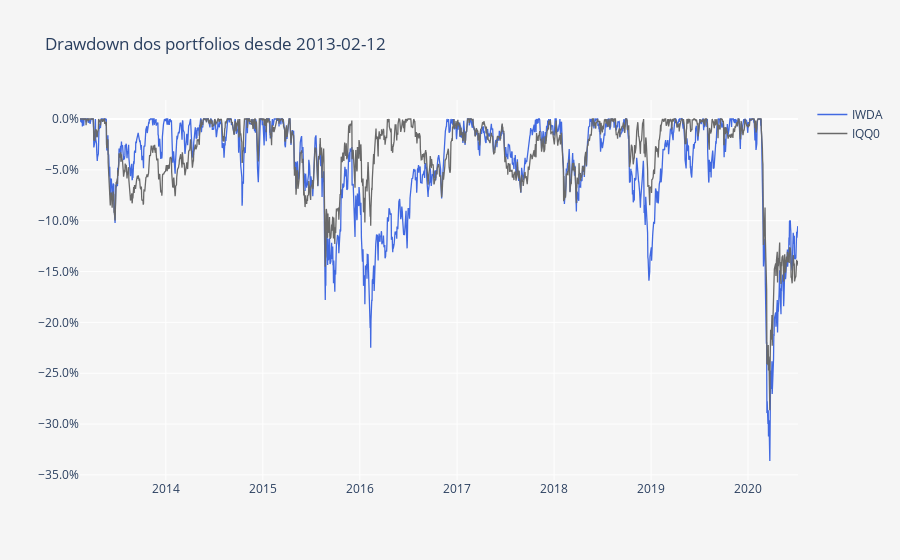

The notebook cell this image was saved under:
### Markdown cell above
O gráfico acima apresenta a linha de performance de ambos os ETFs. Em baixo podemos ver um pequeno gráfico do diferencial absoluto entre ambos e nos apercebermos facilmente das diferentes performances ao longo do tempo. Podemos observar uma overperformance do IQQ0 em períodos de stress dos mercados accionistas que acaba por ser compensada por uma underperformance quando os mercados estão a subir.

### Code cell
DD = compute_drawdowns(fundos)
DD = DD /100

layout = go.Layout(
    title='Drawdown dos portfolios desde ' + Begin,
    plot_bgcolor='#f5f5f5',
    paper_bgcolor='#f5f5f5',
    xaxis=dict(
        title='',
        showgrid=True,
        titlefont=dict(size=12),
    ),
    yaxis=dict(
        title='',
        showgrid=True,
        zeroline=True, # Adicionar ou não a zero line
        tickformat=".1%" # tickformat=".2%" se quiseres mais casas decimais
    ))

trace0 = go.Scatter(
    x = DD.index,
    y = DD.iloc[:, 0],
    name = 'IWDA',
    line = dict(
        color = 'royalblue',
        width = 1.3)
)

trace1 = go.Scatter(
    x = DD.index,
    y = DD.iloc[:, 1],
    name = 'IQQ0',
    line = dict(
        color = 'dimgrey',
        width = 1.3)
)

data = [trace0, trace1]
        
fig = go.Figure(data=data, layout=layout)
py.iplot(fig)

### Figure 1 — Plotly figure (JSON) as saved in the notebook; plotly's stock layout.template omitted (floating-point values rounded to 4 significant figures; data arrays with more than 128 entries replaced by an {"elided": "..."} marker saying what was removed)
{"data": [{"line": {"color": "royalblue", "width": 1.3}, "name": "IWDA", "type": "scatter", "x": {"elided": "1890 str values"}, "y": {"elided": "1890 float values"}}, {"line": {"color": "dimgrey", "width": 1.3}, "name": "IQQ0", "type": "scatter", "x": {"elided": "1890 str values"}, "y": {"elided": "1890 float values"}}], "layout": {"autosize": true, "paper_bgcolor": "#f5f5f5", "plot_bgcolor": "#f5f5f5", "title": {"text": "Drawdown dos portfolios desde 2013-02-12"}, "xaxis": {"autorange": true, "range": ["2013-02-12", "2020-07-07"], "showgrid": true, "title": {"font": {"size": 12}, "text": ""}, "type": "date"}, "yaxis": {"autorange": true, "range": [-0.355, 0.01868], "showgrid": true, "tickformat": ".1%", "title": {"text": ""}, "type": "linear", "zeroline": true}}}
